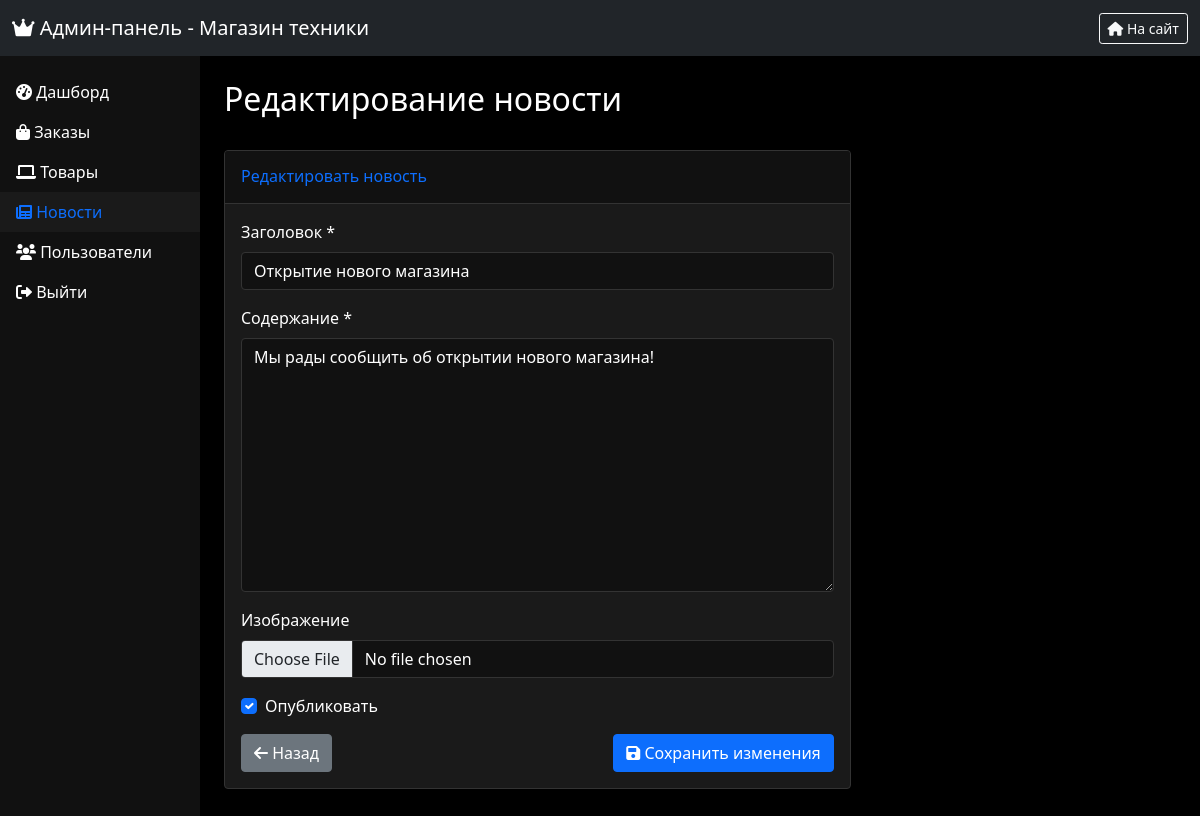
Screenshot of /admin/news/edit/1 (signed in) with the database file from the repository.
### app.py (models this page shows, shortened)
class News(db.Model):
    id = db.Column(db.Integer, primary_key=True)
    title = db.Column(db.String(200), nullable=False)
    content = db.Column(db.Text, nullable=False)
    image = db.Column(db.String(300))
    created_at = db.Column(db.DateTime, default=datetime.utcnow)
    is_published = db.Column(db.Boolean, default=True)

### app.py (the view, shortened to what this page needs)
@app.route('/admin/news/edit/<int:news_id>', methods=['GET', 'POST'])
@login_required
def admin_edit_news(news_id):
    if not current_user.is_admin:
        flash('Доступ запрещен', 'danger')
        return redirect(url_for('index'))
    news_item = News.query.get_or_404(news_id)
    return render_template('admin/edit_news.html', news=news_item)

### app.py (called while the page is built)
@login_manager.user_loader
def load_user(user_id):
    return db.session.get(User, int(user_id))

@app.context_processor
def inject_models():
    return dict(
        Order=Order,
        Product=Product,
        News=News,
        User=User
    )

### templates/admin/edit_news.html (shortened to what this page needs)
{% extends "admin/base.html" %}
{% block page_title %}Редактирование новости{% endblock %}
{% block admin_content %}
<div class="row">
    <div class="col-lg-8">
        <div class="card shadow mb-4">
            <div class="card-header py-3">
                <h6 class="m-0 font-weight-bold text-primary">Редактировать новость</h6>
            </div>
            <div class="card-body">
                <form method="POST" enctype="multipart/form-data">
                    <div class="mb-3">
                        <label for="title" class="form-label">Заголовок *</label>
                        <input type="text" class="form-control" id="title" name="title"
                               value="{{ news.title }}" required>
                    </div>
                    <div class="mb-3">
                        <label for="content" class="form-label">Содержание *</label>
                        <textarea class="form-control" id="content" name="content"
                                  rows="10" required>{{ news.content }}</textarea>
                    </div>
                    <div class="mb-3">
                        <label for="image" class="form-label">Изображение</label>
                        <input type="file" class="form-control" id="image" name="image"
                               accept="image/*">
                    </div>
                    <div class="mb-3">
                        <div class="form-check">
                            <input class="form-check-input" type="checkbox"
                                   id="is_published" name="is_published" value="1"
                                   {% if news.is_published %}checked{% endif %}>
                            <label class="form-check-label" for="is_published">
                                Опубликовать
                            </label>
                        </div>
                    </div>
                    <div class="d-flex justify-content-between">
                        <a href="{{ url_for('admin_news') }}" class="btn btn-secondary">
                            <i class="fas fa-arrow-left"></i> Назад
                        </a>
                        <button type="submit" class="btn btn-primary">
                            <i class="fas fa-save"></i> Сохранить изменения
                        </button>
                    </div>
                </form>
            </div>
        </div>
    </div>
</div>
{% endblock %}

### templates/admin/base.html (style rules this page uses)
:root { --bg-dark: #000000; --bg-darker: #111111; --bg-light: #1a1a1a; --text-light: #ffffff; --text-muted: #aaaaaa; --primary-color: #0d6efd; --border-color: #333333; }
body { background-color: var(--bg-dark); color: var(--text-light); min-height: 100vh; }
.card { background-color: var(--bg-light); border: 1px solid var(--border-color); color: var(--text-light); }
.card-header { background-color: var(--bg-darker); border-bottom: 1px solid var(--border-color); }
.form-control, .form-select { background-color: var(--bg-darker); border-color: var(--border-color); color: var(--text-light); }

### rows the page displays
News: title "Открытие нового магазина", content "Мы рады сообщить об открытии нового магазина!", is_published "☑"
